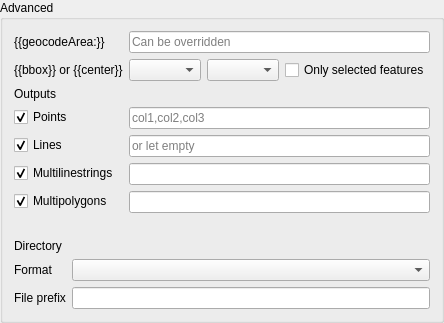
              <widget class="QgsCollapsibleGroupBox" name="advanced_q">
               <property name="title">
                <string>Advanced</string>
               </property>
               <property name="checked">
                <bool>false</bool>
               </property>
               <property name="collapsed">
                <bool>false</bool>
               </property>
               <layout class="QVBoxLayout" name="verticalLayout_14">
                <item>
                 <layout class="QFormLayout" name="formLayout_4">
                  <property name="fieldGrowthPolicy">
                   <enum>QFormLayout::ExpandingFieldsGrow</enum>
                  </property>
                  <item row="0" column="0">
                   <widget class="QLabel" name="label_31">
                    <property name="text">
                     <string notr="true">{{geocodeArea:}}</string>
                    </property>
                   </widget>
                  </item>
                  <item row="0" column="1">
                   <widget class="QLineEdit" name="line_place_q">
                    <property name="placeholderText">
                     <string>Can be overridden</string>
                    </property>
                   </widget>
                  </item>
                  <item row="1" column="0">
                   <widget class="QLabel" name="label_32">
                    <property name="text">
                     <string>{{bbox}} or {{center}}</string>
                    </property>
                   </widget>
                  </item>
                  <item row="1" column="1">
                   <layout class="QHBoxLayout" name="horizontalLayout_3">
                    <item>
                     <widget class="QComboBox" name="combo_query_type_q"/>
                    </item>
                    <item>
                     <widget class="QgsMapLayerComboBox" name="combo_extent_layer_q">
                      <property name="sizePolicy">
                       <sizepolicy hsizetype="Expanding" vsizetype="Fixed">
                        <horstretch>0</horstretch>
                        <verstretch>0</verstretch>
                       </sizepolicy>
                      </property>
                     </widget>
                    </item>
                    <item>
                     <widget class="QCheckBox" name="checkbox_selection_q">
                      <property name="text">
                       <string>Only selected features</string>
                      </property>
                     </widget>
                    </item>
                   </layout>
                  </item>
                  <item row="2" column="0">
                   <widget class="QLabel" name="label_33">
                    <property name="text">
                     <string>Outputs</string>
                    </property>
                   </widget>
                  </item>
                  <item row="3" column="0">
                   <widget class="QCheckBox" name="checkbox_points_q">
                    <property name="text">
                     <string>Points</string>
                    </property>
                    <property name="checked">
                     <bool>true</bool>
                    </property>
                   </widget>
                  </item>
                  <item row="3" column="1">
                   <layout class="QHBoxLayout" name="horizontalLayout_4">
                    <item>
                     <widget class="QLineEdit" name="edit_csv_points">
                      <property name="inputMask">
                       <string notr="true"/>
                      </property>
                      <property name="text">
                       <string notr="true"/>
                      </property>
                      <property name="placeholderText">
                       <string notr="true">col1,col2,col3</string>
                      </property>
                     </widget>
                    </item>
                   </layout>
                  </item>
                  <item row="4" column="0">
                   <widget class="QCheckBox" name="checkbox_lines_q">
                    <property name="text">
                     <string>Lines</string>
                    </property>
                    <property name="checked">
                     <bool>true</bool>
                    </property>
                   </widget>
                  </item>
                  <item row="4" column="1">
                   <layout class="QHBoxLayout" name="horizontalLayout_18">
                    <item>
                     <widget class="QLineEdit" name="edit_csv_lines">
                      <property name="placeholderText">
                       <string>or let empty</string>
                      </property>
                     </widget>
                    </item>
                   </layout>
                  </item>
                  <item row="5" column="0">
                   <widget class="QCheckBox" name="checkbox_multilinestrings_q">
                    <property name="text">
                     <string>Multilinestrings</string>
                    </property>
                    <property name="checked">
                     <bool>true</bool>
                    </property>
                   </widget>
                  </item>
                  <item row="5" column="1">
                   <layout class="QHBoxLayout" name="horizontalLayout_19">
                    <item>
                     <widget class="QLineEdit" name="edit_csv_multilinestrings">
                      <property name="placeholderText">
                       <string/>
                      </property>
                     </widget>
                    </item>
                   </layout>
                  </item>
                  <item row="6" column="0">
                   <widget class="QCheckBox" name="checkbox_multipolygons_q">
                    <property name="text">
                     <string>Multipolygons</string>
                    </property>
                    <property name="checked">
                     <bool>true</bool>
                    </property>
                   </widget>
                  </item>
                  <item row="6" column="1">
                   <layout class="QHBoxLayout" name="horizontalLayout_20">
                    <item>
                     <widget class="QLineEdit" name="edit_csv_multipolygons">
                      <property name="placeholderText">
                       <string/>
                      </property>
                     </widget>
                    </item>
                   </layout>
                  </item>
                  <item row="8" column="1">
                   <widget class="QLabel" name="label_36">
                    <property name="text">
                     <string/>
                    </property>
                   </widget>
                  </item>
                 </layout>
                </item>
                <item>
                 <layout class="QFormLayout" name="formLayout_3">
                  <property name="fieldGrowthPolicy">
                   <enum>QFormLayout::ExpandingFieldsGrow</enum>
                  </property>
                  <item row="0" column="0">
                   <widget class="QLabel" name="label_39">
                    <property name="text">
                     <string>Directory</string>
                    </property>
                   </widget>
                  </item>
                  <item row="0" column="1">
                   <widget class="QgsFileWidget" name="output_directory_q"/>
                  </item>
                  <item row="2" column="0">
                   <widget class="QLabel" name="label_40">
                    <property name="text">
                     <string>File prefix</string>
                    </property>
                   </widget>
                  </item>
                  <item row="2" column="1">
                   <widget class="QLineEdit" name="line_file_prefix_q"/>
                  </item>
                  <item row="1" column="1">
                   <widget class="QComboBox" name="combo_format_q">
                    <property name="sizePolicy">
                     <sizepolicy hsizetype="Expanding" vsizetype="Fixed">
                      <horstretch>0</horstretch>
                      <verstretch>0</verstretch>
                     </sizepolicy>
                    </property>
                    <property name="sizeAdjustPolicy">
                     <enum>QComboBox::AdjustToContents</enum>
                    </property>
                   </widget>
                  </item>
                  <item row="1" column="0">
                   <widget class="QLabel" name="label_48">
                    <property name="text">
                     <string>Format</string>
                    </property>
                   </widget>
                  </item>
                 </layout>
                </item>
               </layout>
              </widget>
